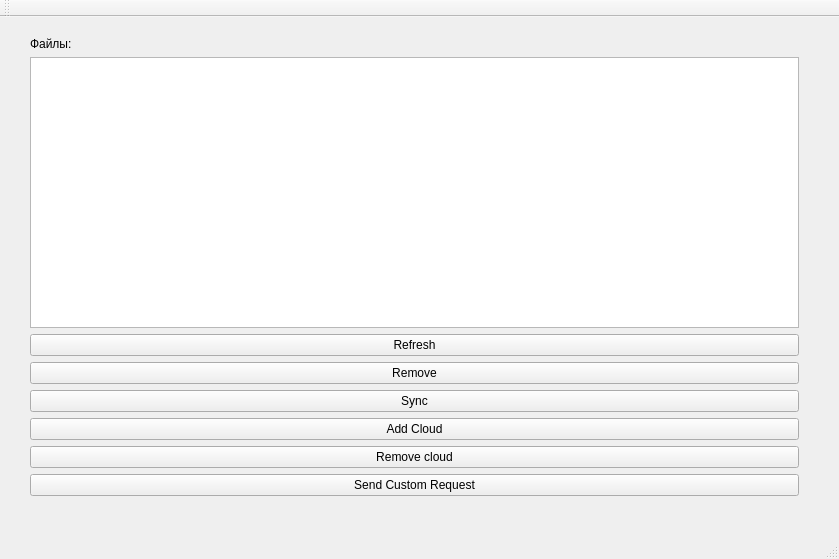
<?xml version="1.0" encoding="UTF-8"?>
<ui version="4.0">
 <class>MainCloudManagerClass</class>
 <widget class="QMainWindow" name="MainCloudManagerClass">
  <property name="geometry">
   <rect>
    <x>0</x>
    <y>0</y>
    <width>839</width>
    <height>559</height>
   </rect>
  </property>
  <property name="windowTitle">
   <string>MainCloudManager</string>
  </property>
  <widget class="QWidget" name="centralWidget">
   <widget class="QWidget" name="gridLayoutWidget">
    <property name="geometry">
     <rect>
      <x>19</x>
      <y>9</y>
      <width>791</width>
      <height>481</height>
     </rect>
    </property>
    <layout class="QGridLayout" name="gridLayout">
     <item row="5" column="0">
      <widget class="QPushButton" name="addCloud">
       <property name="text">
        <string>Add Cloud</string>
       </property>
      </widget>
     </item>
     <item row="7" column="0">
      <widget class="QPushButton" name="customRequestButton">
       <property name="text">
        <string>Send Custom Request</string>
       </property>
      </widget>
     </item>
     <item row="4" column="0">
      <widget class="QPushButton" name="sync">
       <property name="text">
        <string>Sync</string>
       </property>
      </widget>
     </item>
     <item row="3" column="0">
      <widget class="QPushButton" name="remove">
       <property name="text">
        <string>Remove</string>
       </property>
      </widget>
     </item>
     <item row="0" column="0">
      <widget class="QLabel" name="label">
       <property name="text">
        <string>Файлы: </string>
       </property>
      </widget>
     </item>
     <item row="1" column="0">
      <widget class="QTableWidget" name="table"/>
     </item>
     <item row="2" column="0">
      <widget class="QPushButton" name="refresh">
       <property name="text">
        <string>Refresh</string>
       </property>
      </widget>
     </item>
     <item row="6" column="0">
      <widget class="QPushButton" name="removeCloud">
       <property name="text">
        <string>Remove cloud</string>
       </property>
      </widget>
     </item>
    </layout>
   </widget>
  </widget>
  <widget class="QMenuBar" name="menuBar">
   <property name="geometry">
    <rect>
     <x>0</x>
     <y>0</y>
     <width>839</width>
     <height>26</height>
    </rect>
   </property>
  </widget>
  <widget class="QToolBar" name="mainToolBar">
   <attribute name="toolBarArea">
    <enum>TopToolBarArea</enum>
   </attribute>
   <attribute name="toolBarBreak">
    <bool>false</bool>
   </attribute>
  </widget>
  <widget class="QStatusBar" name="statusBar"/>
 </widget>
 <layoutdefault spacing="6" margin="11"/>
 <resources>
  <include location="maincloudmanager.qrc"/>
 </resources>
 <connections/>
</ui>
